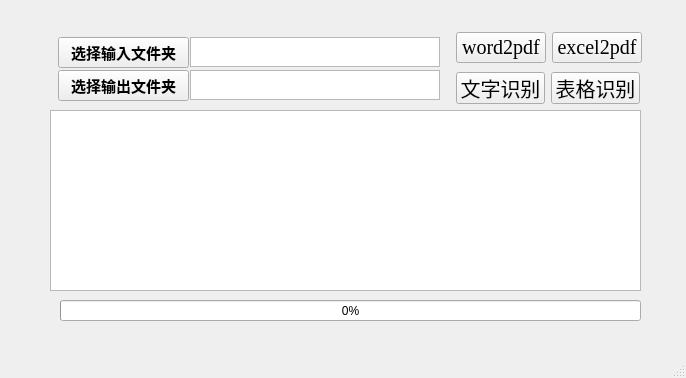
<?xml version="1.0" encoding="UTF-8"?>
<ui version="4.0">
 <class>MainWindow</class>
 <widget class="QMainWindow" name="MainWindow">
  <property name="geometry">
   <rect>
    <x>0</x>
    <y>0</y>
    <width>686</width>
    <height>378</height>
   </rect>
  </property>
  <property name="windowTitle">
   <string>ToPdf</string>
  </property>
  <widget class="QWidget" name="centralwidget">
   <widget class="QTextBrowser" name="FilePathText">
    <property name="geometry">
     <rect>
      <x>190</x>
      <y>37</y>
      <width>250</width>
      <height>30</height>
     </rect>
    </property>
    <property name="font">
     <font>
      <family>Times New Roman</family>
      <pointsize>11</pointsize>
     </font>
    </property>
   </widget>
   <widget class="QPushButton" name="openFileButton">
    <property name="geometry">
     <rect>
      <x>58</x>
      <y>37</y>
      <width>131</width>
      <height>31</height>
     </rect>
    </property>
    <property name="font">
     <font>
      <family>宋体</family>
      <pointsize>11</pointsize>
      <weight>75</weight>
      <bold>true</bold>
     </font>
    </property>
    <property name="text">
     <string>选择输入文件夹</string>
    </property>
   </widget>
   <widget class="QProgressBar" name="progressBar">
    <property name="geometry">
     <rect>
      <x>60</x>
      <y>300</y>
      <width>581</width>
      <height>21</height>
     </rect>
    </property>
    <property name="value">
     <number>0</number>
    </property>
   </widget>
   <widget class="QTextBrowser" name="textBrowser">
    <property name="geometry">
     <rect>
      <x>50</x>
      <y>110</y>
      <width>591</width>
      <height>181</height>
     </rect>
    </property>
    <property name="autoFillBackground">
     <bool>false</bool>
    </property>
   </widget>
   <widget class="QWidget" name="layoutWidget">
    <property name="geometry">
     <rect>
      <x>456</x>
      <y>32</y>
      <width>186</width>
      <height>32</height>
     </rect>
    </property>
    <layout class="QHBoxLayout" name="horizontalLayout">
     <item>
      <widget class="QPushButton" name="word2pdfButton">
       <property name="font">
        <font>
         <family>Times New Roman</family>
         <pointsize>15</pointsize>
         <weight>50</weight>
         <bold>false</bold>
        </font>
       </property>
       <property name="text">
        <string>word2pdf</string>
       </property>
      </widget>
     </item>
     <item>
      <widget class="QPushButton" name="excel2pdfButton">
       <property name="font">
        <font>
         <family>Times New Roman</family>
         <pointsize>15</pointsize>
         <weight>50</weight>
         <bold>false</bold>
        </font>
       </property>
       <property name="text">
        <string>excel2pdf</string>
       </property>
      </widget>
     </item>
    </layout>
   </widget>
   <widget class="QWidget" name="layoutWidget_2">
    <property name="geometry">
     <rect>
      <x>456</x>
      <y>72</y>
      <width>184</width>
      <height>32</height>
     </rect>
    </property>
    <layout class="QHBoxLayout" name="horizontalLayout_2">
     <item>
      <widget class="QPushButton" name="img2wordButton">
       <property name="font">
        <font>
         <family>Times New Roman</family>
         <pointsize>15</pointsize>
         <weight>50</weight>
         <bold>false</bold>
        </font>
       </property>
       <property name="text">
        <string>文字识别</string>
       </property>
      </widget>
     </item>
     <item>
      <widget class="QPushButton" name="img2tableButton">
       <property name="font">
        <font>
         <family>Times New Roman</family>
         <pointsize>15</pointsize>
         <weight>50</weight>
         <bold>false</bold>
        </font>
       </property>
       <property name="text">
        <string>表格识别</string>
       </property>
      </widget>
     </item>
    </layout>
   </widget>
   <widget class="QTextBrowser" name="OutputFilePathText">
    <property name="geometry">
     <rect>
      <x>190</x>
      <y>70</y>
      <width>250</width>
      <height>30</height>
     </rect>
    </property>
    <property name="font">
     <font>
      <family>Times New Roman</family>
      <pointsize>11</pointsize>
     </font>
    </property>
   </widget>
   <widget class="QPushButton" name="openOutputFileButton">
    <property name="geometry">
     <rect>
      <x>58</x>
      <y>70</y>
      <width>131</width>
      <height>31</height>
     </rect>
    </property>
    <property name="font">
     <font>
      <family>宋体</family>
      <pointsize>11</pointsize>
      <weight>75</weight>
      <bold>true</bold>
     </font>
    </property>
    <property name="text">
     <string>选择输出文件夹</string>
    </property>
   </widget>
  </widget>
  <widget class="QMenuBar" name="menubar">
   <property name="geometry">
    <rect>
     <x>0</x>
     <y>0</y>
     <width>686</width>
     <height>23</height>
    </rect>
   </property>
  </widget>
  <widget class="QStatusBar" name="statusbar"/>
 </widget>
 <resources/>
 <connections/>
</ui>
